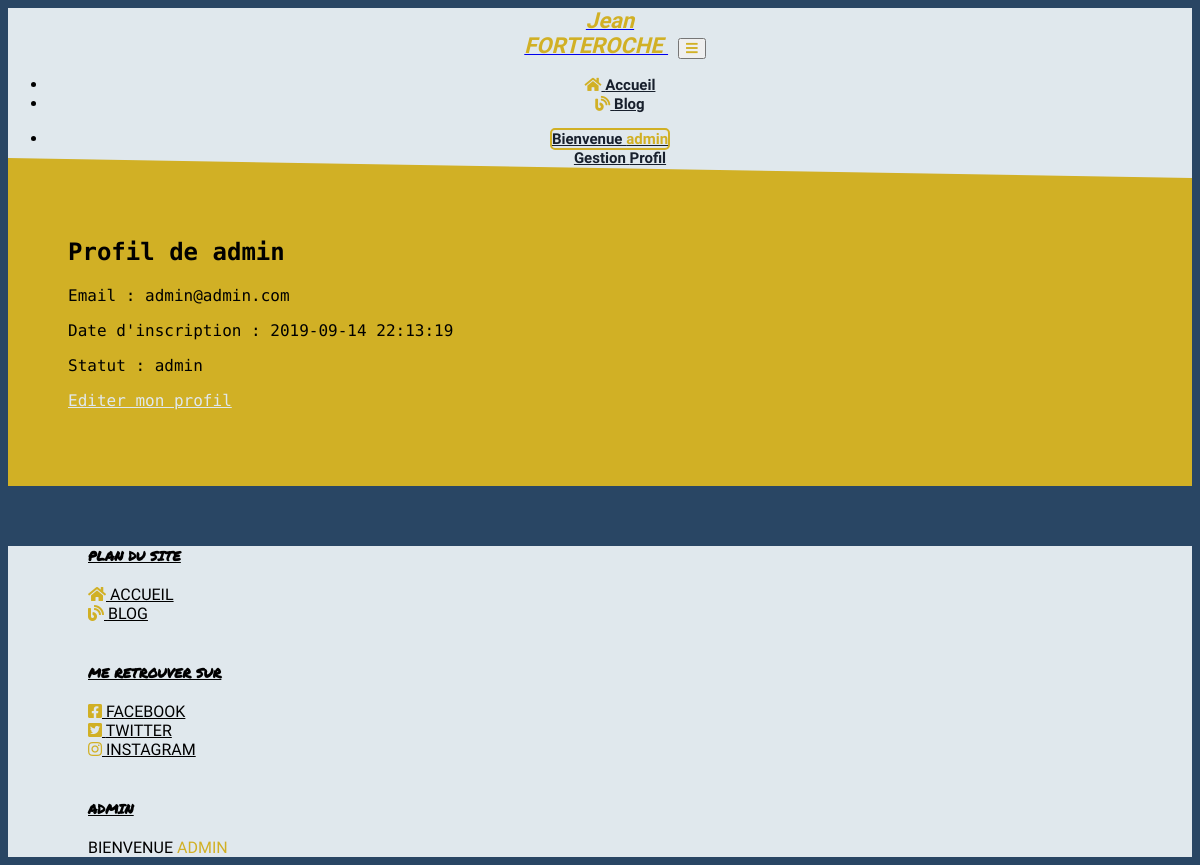
Page /index.php?action=homeProfil&id=1 (signed in) on the committed database.
### tables this page shows
CREATE TABLE `user` (
  `id` int(11) NOT NULL,
  `date_inscription` datetime NOT NULL,
  `pseudo` varchar(100) NOT NULL,
  `pass` text NOT NULL,
  `email` varchar(100) NOT NULL,
  `statut` varchar(100) NOT NULL DEFAULT 'user'
);

### controller/FrontEndController.php (called while the page is built, shortened)
<?php
require("model/FrontEndManager.php");
class FrontEndController
{
    public function homeProfil()
    {
        $req = new FrontEndManager;
        $maxProfil = $req->maxProfil();
        if ($_GET["id"] <= $maxProfil) {
            $userInfo = $req->viewProfil();
        } else {
            throw new Exception("Cet id n'existe pas");
        }
        require("view/frontend/user/homeProfil.php");
    }
}

### model/FrontEndManager.php (called while the page is built, shortened)
<?php
class FrontEndManager extends Manager
{
    public function viewProfil()
    {
        $bdd = $this->dbConnect();
        $getId = intval($_GET['id']);
        $requser = $bdd->prepare('SELECT * FROM user WHERE id = ?');
        $requser->execute(array($getId));
        $userInfo = $requser->fetch();
        return $userInfo;
    }
}

### view/frontend/user/homeProfil.php (the view, shortened to what this page needs)
<?php include("./view/includes/navigation.php") ?>
<section class="col-lg-6 offset-lg-3" id="infoProfil">
    <h2> Profil de <?= $userInfo['pseudo'] ?> </h2>
    <p> Email : <?= $userInfo['email'] ?> </p>
    <p> Date d'inscription : <?= $userInfo['date_inscription'] ?> </p>
    <p> Statut : <?= $userInfo['statut'] ?> </p>
    <?php
    if (isset($_SESSION['userId']) and $userInfo['id'] == $_SESSION['userId']) {
        ?>
        <p> <a href="index.php?action=editProfil"> Editer mon profil </a></p>
    <?php } ?>
</section>
<?php include("./view/includes/footer.php"); ?>
<?php require("./view/includes/template.php"); ?>

### assets/css/style.css (style rules this page uses)
body { font-family: 'Source Code Pro'; background-color: #294664; }
#infoProfil { background-color: #d1b025; text-align: left; padding: 60px; margin: 60px auto; clip-path: polygon(0% 0%, 100% 20px, 100% 100%, 0% 100%); }
#infoProfil h2 { margin-bottom: 20px; }
#infoProfil a { color: #e0e8ed; }

### rows in the picture
user: pseudo "admin", email "admin@admin.com", date_inscription "2019-09-14 22:13:19", statut "admin"

### other values in the picture
$_SESSION['pseudo'] "admin"
$_SESSION['pseudo'] "ADMIN"
